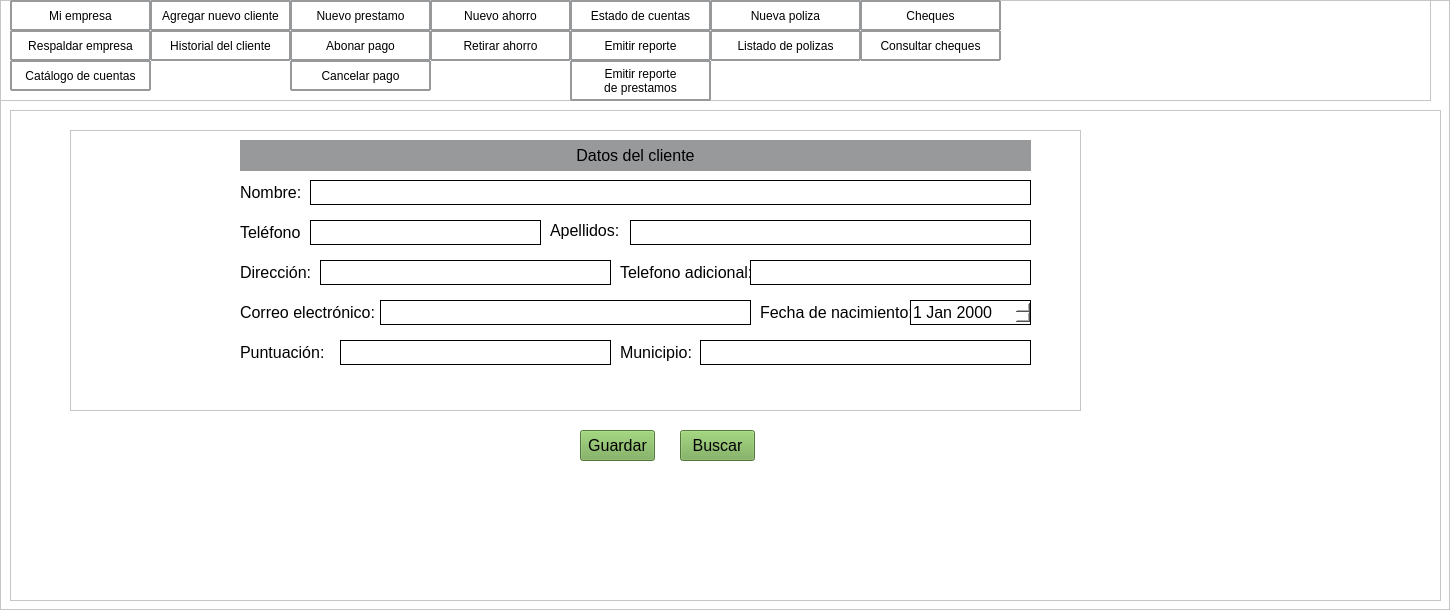
             <widget class="QFrame" name="contenido">
              <property name="styleSheet">
               <string notr="true">background-color: rgb(255, 255, 255);</string>
              </property>
              <property name="frameShape">
               <enum>QFrame::StyledPanel</enum>
              </property>
              <property name="frameShadow">
               <enum>QFrame::Raised</enum>
              </property>
              <widget class="QLabel" name="label_18">
               <property name="geometry">
                <rect>
                 <x>1000</x>
                 <y>10</y>
                 <width>251</width>
                 <height>51</height>
                </rect>
               </property>
               <property name="text">
                <string/>
               </property>
              </widget>
              <widget class="QFrame" name="frame">
               <property name="geometry">
                <rect>
                 <x>0</x>
                 <y>0</y>
                 <width>1431</width>
                 <height>101</height>
                </rect>
               </property>
               <property name="frameShape">
                <enum>QFrame::StyledPanel</enum>
               </property>
               <property name="frameShadow">
                <enum>QFrame::Raised</enum>
               </property>
               <widget class="QLabel" name="IngresaTitulo">
                <property name="geometry">
                 <rect>
                  <x>240</x>
                  <y>20</y>
                  <width>841</width>
                  <height>61</height>
                 </rect>
                </property>
                <property name="minimumSize">
                 <size>
                  <width>750</width>
                  <height>0</height>
                 </size>
                </property>
                <property name="maximumSize">
                 <size>
                  <width>1600</width>
                  <height>16777215</height>
                 </size>
                </property>
                <property name="font">
                 <font>
                  <pointsize>16</pointsize>
                 </font>
                </property>
                <property name="styleSheet">
                 <string notr="true"/>
                </property>
                <property name="text">
                 <string>&lt;html&gt;&lt;head/&gt;&lt;body&gt;&lt;p align=&quot;center&quot;&gt;Agregar cliente&lt;/p&gt;&lt;/body&gt;&lt;/html&gt;</string>
                </property>
               </widget>
               <widget class="QLabel" name="label_10">
                <property name="geometry">
                 <rect>
                  <x>1200</x>
                  <y>10</y>
                  <width>80</width>
                  <height>80</height>
                 </rect>
                </property>
                <property name="minimumSize">
                 <size>
                  <width>80</width>
                  <height>80</height>
                 </size>
                </property>
                <property name="text">
                 <string/>
                </property>
                <property name="pixmap">
                 <pixmap resource="../imagenes/res.qrc">:/imagen/logobueno_preview_rev_1.png</pixmap>
                </property>
               </widget>
               <widget class="QPushButton" name="Catalogo">
                <property name="geometry">
                 <rect>
                  <x>10</x>
                  <y>60</y>
                  <width>141</width>
                  <height>31</height>
                 </rect>
                </property>
                <property name="styleSheet">
                 <string notr="true">border-style: solid;
border-width: 2px;
border-color: rgb(151, 153, 155);
border-radius: 1px;
</string>
                </property>
                <property name="text">
                 <string>Catálogo de cuentas</string>
                </property>
               </widget>
               <widget class="QPushButton" name="Respaldo">
                <property name="geometry">
                 <rect>
                  <x>10</x>
                  <y>30</y>
                  <width>141</width>
                  <height>31</height>
                 </rect>
                </property>
                <property name="styleSheet">
                 <string notr="true">border-style: solid;
border-width: 2px;
border-color: rgb(151, 153, 155);
border-radius: 1px;
</string>
                </property>
                <property name="text">
                 <string>Respaldar empresa</string>
                </property>
               </widget>
               <widget class="QPushButton" name="Mi_Empresa">
                <property name="geometry">
                 <rect>
                  <x>10</x>
                  <y>0</y>
                  <width>141</width>
                  <height>31</height>
                 </rect>
                </property>
                <property name="styleSheet">
                 <string notr="true">border-style: solid;
border-width: 2px;
border-color: rgb(151, 153, 155);
border-radius: 1px;
</string>
                </property>
                <property name="text">
                 <string>Mi empresa</string>
                </property>
               </widget>
               <widget class="QPushButton" name="Ahorro">
                <property name="geometry">
                 <rect>
                  <x>430</x>
                  <y>0</y>
                  <width>141</width>
                  <height>31</height>
                 </rect>
                </property>
                <property name="styleSheet">
                 <string notr="true">border-style: solid;
border-width: 2px;
border-color: rgb(151, 153, 155);
border-radius: 1px;
</string>
                </property>
                <property name="text">
                 <string>Nuevo ahorro</string>
                </property>
               </widget>
               <widget class="QPushButton" name="abonar">
                <property name="geometry">
                 <rect>
                  <x>290</x>
                  <y>30</y>
                  <width>141</width>
                  <height>31</height>
                 </rect>
                </property>
                <property name="styleSheet">
                 <string notr="true">border-style: solid;
border-width: 2px;
border-color: rgb(151, 153, 155);
border-radius: 1px;
</string>
                </property>
                <property name="text">
                 <string>Abonar pago</string>
                </property>
               </widget>
               <widget class="QPushButton" name="Reportes">
                <property name="geometry">
                 <rect>
                  <x>570</x>
                  <y>30</y>
                  <width>141</width>
                  <height>31</height>
                 </rect>
                </property>
                <property name="styleSheet">
                 <string notr="true">border-style: solid;
border-width: 2px;
border-color: rgb(151, 153, 155);
border-radius: 1px;
</string>
                </property>
                <property name="text">
                 <string>Emitir reporte</string>
                </property>
               </widget>
               <widget class="QPushButton" name="Polizas">
                <property name="geometry">
                 <rect>
                  <x>710</x>
                  <y>0</y>
                  <width>151</width>
                  <height>31</height>
                 </rect>
                </property>
                <property name="styleSheet">
                 <string notr="true">border-style: solid;
border-width: 2px;
border-color: rgb(151, 153, 155);
border-radius: 1px;
</string>
                </property>
                <property name="text">
                 <string>Nueva poliza</string>
                </property>
               </widget>
               <widget class="QPushButton" name="Historial">
                <property name="geometry">
                 <rect>
                  <x>150</x>
                  <y>30</y>
                  <width>141</width>
                  <height>31</height>
                 </rect>
                </property>
                <property name="styleSheet">
                 <string notr="true">border-style: solid;
border-width: 2px;
border-color: rgb(151, 153, 155);
border-radius: 1px;
</string>
                </property>
                <property name="text">
                 <string>Historial del cliente</string>
                </property>
               </widget>
               <widget class="QPushButton" name="Estado">
                <property name="geometry">
                 <rect>
                  <x>570</x>
                  <y>0</y>
                  <width>141</width>
                  <height>31</height>
                 </rect>
                </property>
                <property name="styleSheet">
                 <string notr="true">border-style: solid;
border-width: 2px;
border-color: rgb(151, 153, 155);
border-radius: 1px;
</string>
                </property>
                <property name="text">
                 <string>Estado de cuentas</string>
                </property>
               </widget>
               <widget class="QPushButton" name="cancelar">
                <property name="geometry">
                 <rect>
                  <x>290</x>
                  <y>60</y>
                  <width>141</width>
                  <height>31</height>
                 </rect>
                </property>
                <property name="styleSheet">
                 <string notr="true">border-style: solid;
border-width: 2px;
border-color: rgb(151, 153, 155);
border-radius: 1px;
</string>
                </property>
                <property name="text">
                 <string>Cancelar pago</string>
                </property>
               </widget>
               <widget class="QPushButton" name="Cliente">
                <property name="geometry">
                 <rect>
                  <x>150</x>
                  <y>0</y>
                  <width>141</width>
                  <height>31</height>
                 </rect>
                </property>
                <property name="styleSheet">
                 <string notr="true">border-style: solid;
border-width: 2px;
border-color: rgb(151, 153, 155);
border-radius: 1px;
</string>
                </property>
                <property name="text">
                 <string>Agregar nuevo cliente</string>
                </property>
               </widget>
               <widget class="QPushButton" name="Retirar">
                <property name="geometry">
                 <rect>
                  <x>430</x>
                  <y>30</y>
                  <width>141</width>
                  <height>31</height>
                 </rect>
                </property>
                <property name="styleSheet">
                 <string notr="true">border-style: solid;
border-width: 2px;
border-color: rgb(151, 153, 155);
border-radius: 1px;
</string>
                </property>
                <property name="text">
                 <string>Retirar ahorro</string>
                </property>
               </widget>
               <widget class="QPushButton" name="Cheques">
                <property name="geometry">
                 <rect>
                  <x>860</x>
                  <y>0</y>
                  <width>141</width>
                  <height>31</height>
                 </rect>
                </property>
                <property name="styleSheet">
                 <string notr="true">border-style: solid;
border-width: 2px;
border-color: rgb(151, 153, 155);
border-radius: 1px;
</string>
                </property>
                <property name="text">
                 <string>Cheques</string>
                </property>
               </widget>
               <widget class="QPushButton" name="Consulta_cheque">
                <property name="geometry">
                 <rect>
                  <x>860</x>
                  <y>30</y>
                  <width>141</width>
                  <height>31</height>
                 </rect>
                </property>
                <property name="styleSheet">
                 <string notr="true">border-style: solid;
border-width: 2px;
border-color: rgb(151, 153, 155);
border-radius: 1px;
</string>
                </property>
                <property name="text">
                 <string>Consultar cheques</string>
                </property>
               </widget>
               <widget class="QPushButton" name="Listado">
                <property name="geometry">
                 <rect>
                  <x>710</x>
                  <y>30</y>
                  <width>151</width>
                  <height>31</height>
                 </rect>
                </property>
                <property name="styleSheet">
                 <string notr="true">border-style: solid;
border-width: 2px;
border-color: rgb(151, 153, 155);
border-radius: 1px;
</string>
                </property>
                <property name="text">
                 <string>Listado de polizas</string>
                </property>
               </widget>
               <widget class="QPushButton" name="prestamo">
                <property name="geometry">
                 <rect>
                  <x>290</x>
                  <y>0</y>
                  <width>141</width>
                  <height>31</height>
                 </rect>
                </property>
                <property name="styleSheet">
                 <string notr="true">border-style: solid;
border-width: 2px;
border-color: rgb(151, 153, 155);
border-radius: 1px;
</string>
                </property>
                <property name="text">
                 <string>Nuevo prestamo</string>
                </property>
               </widget>
               <widget class="QPushButton" name="Reportes_2">
                <property name="geometry">
                 <rect>
                  <x>570</x>
                  <y>60</y>
                  <width>141</width>
                  <height>41</height>
                 </rect>
                </property>
                <property name="styleSheet">
                 <string notr="true">border-style: solid;
border-width: 2px;
border-color: rgb(151, 153, 155);
border-radius: 1px;
</string>
                </property>
                <property name="text">
                 <string>Emitir reporte 
de prestamos</string>
                </property>
               </widget>
              </widget>
              <widget class="QFrame" name="Desarrollo">
               <property name="geometry">
                <rect>
                 <x>10</x>
                 <y>110</y>
                 <width>1431</width>
                 <height>491</height>
                </rect>
               </property>
               <property name="minimumSize">
                <size>
                 <width>1350</width>
                 <height>0</height>
                </size>
               </property>
               <property name="frameShape">
                <enum>QFrame::StyledPanel</enum>
               </property>
               <property name="frameShadow">
                <enum>QFrame::Raised</enum>
               </property>
               <widget class="QFrame" name="frame_3">
                <property name="geometry">
                 <rect>
                  <x>60</x>
                  <y>20</y>
                  <width>1011</width>
                  <height>281</height>
                 </rect>
                </property>
                <property name="maximumSize">
                 <size>
                  <width>3000</width>
                  <height>3000</height>
                 </size>
                </property>
                <property name="frameShape">
                 <enum>QFrame::StyledPanel</enum>
                </property>
                <property name="frameShadow">
                 <enum>QFrame::Raised</enum>
                </property>
                <widget class="QLabel" name="label_19">
                 <property name="geometry">
                  <rect>
                   <x>170</x>
                   <y>10</y>
                   <width>791</width>
                   <height>31</height>
                  </rect>
                 </property>
                 <property name="styleSheet">
                  <string notr="true">background-color: rgb(151, 153, 155);</string>
                 </property>
                 <property name="text">
                  <string>&lt;html&gt;&lt;head/&gt;&lt;body&gt;&lt;p align=&quot;center&quot;&gt;&lt;span style=&quot; font-size:12pt;&quot;&gt;   Datos del cliente&lt;/span&gt;&lt;/p&gt;&lt;/body&gt;&lt;/html&gt;</string>
                 </property>
                </widget>
                <widget class="QLabel" name="label_29">
                 <property name="geometry">
                  <rect>
                   <x>170</x>
                   <y>50</y>
                   <width>71</width>
                   <height>25</height>
                  </rect>
                 </property>
                 <property name="maximumSize">
                  <size>
                   <width>200</width>
                   <height>25</height>
                  </size>
                 </property>
                 <property name="font">
                  <font>
                   <pointsize>12</pointsize>
                  </font>
                 </property>
                 <property name="text">
                  <string>Nombre:</string>
                 </property>
                </widget>
                <widget class="QLineEdit" name="nombre">
                 <property name="geometry">
                  <rect>
                   <x>240</x>
                   <y>50</y>
                   <width>721</width>
                   <height>25</height>
                  </rect>
                 </property>
                 <property name="maximumSize">
                  <size>
                   <width>16777215</width>
                   <height>25</height>
                  </size>
                 </property>
                 <property name="font">
                  <font>
                   <pointsize>12</pointsize>
                  </font>
                 </property>
                 <property name="styleSheet">
                  <string notr="true">QLineEdit#nombre{border: 1px solid rgb(0, 0, 0);}</string>
                 </property>
                 <property name="text">
                  <string/>
                 </property>
                </widget>
                <widget class="QLabel" name="label_21">
                 <property name="geometry">
                  <rect>
                   <x>170</x>
                   <y>90</y>
                   <width>60</width>
                   <height>25</height>
                  </rect>
                 </property>
                 <property name="maximumSize">
                  <size>
                   <width>60</width>
                   <height>25</height>
                  </size>
                 </property>
                 <property name="font">
                  <font>
                   <pointsize>12</pointsize>
                  </font>
                 </property>
                 <property name="text">
                  <string>Teléfono:</string>
                 </property>
                </widget>
                <widget class="QLineEdit" name="telefono">
                 <property name="geometry">
                  <rect>
                   <x>240</x>
                   <y>90</y>
                   <width>231</width>
                   <height>25</height>
                  </rect>
                 </property>
                 <property name="maximumSize">
                  <size>
                   <width>16777215</width>
                   <height>25</height>
                  </size>
                 </property>
                 <property name="font">
                  <font>
                   <pointsize>12</pointsize>
                  </font>
                 </property>
                 <property name="styleSheet">
                  <string notr="true">QLineEdit#telefono{border: 1px solid rgb(0, 0, 0);}</string>
                 </property>
                 <property name="text">
                  <string/>
                 </property>
                </widget>
                <widget class="QLabel" name="label_22">
                 <property name="geometry">
                  <rect>
                   <x>480</x>
                   <y>90</y>
                   <width>71</width>
                   <height>21</height>
                  </rect>
                 </property>
                 <property name="maximumSize">
                  <size>
                   <width>200</width>
                   <height>25</height>
                  </size>
                 </property>
                 <property name="font">
                  <font>
                   <pointsize>12</pointsize>
                  </font>
                 </property>
                 <property name="text">
                  <string>Apellidos:</string>
                 </property>
                </widget>
                <widget class="QLineEdit" name="apellidos">
                 <property name="geometry">
                  <rect>
                   <x>560</x>
                   <y>90</y>
                   <width>401</width>
                   <height>25</height>
                  </rect>
                 </property>
                 <property name="maximumSize">
                  <size>
                   <width>16777215</width>
                   <height>25</height>
                  </size>
                 </property>
                 <property name="font">
                  <font>
                   <pointsize>12</pointsize>
                  </font>
                 </property>
                 <property name="styleSheet">
                  <string notr="true">QLineEdit#apellidos{border: 1px solid rgb(0, 0, 0);}</string>
                 </property>
                 <property name="text">
                  <string/>
                 </property>
                </widget>
                <widget class="QLabel" name="label_28">
                 <property name="geometry">
                  <rect>
                   <x>170</x>
                   <y>130</y>
                   <width>71</width>
                   <height>25</height>
                  </rect>
                 </property>
                 <property name="maximumSize">
                  <size>
                   <width>100</width>
                   <height>25</height>
                  </size>
                 </property>
                 <property name="font">
                  <font>
                   <pointsize>12</pointsize>
                  </font>
                 </property>
                 <property name="text">
                  <string>Dirección:</string>
                 </property>
                </widget>
                <widget class="QLineEdit" name="direccion">
                 <property name="geometry">
                  <rect>
                   <x>250</x>
                   <y>130</y>
                   <width>291</width>
                   <height>25</height>
                  </rect>
                 </property>
                 <property name="maximumSize">
                  <size>
                   <width>16777215</width>
                   <height>25</height>
                  </size>
                 </property>
                 <property name="font">
                  <font>
                   <pointsize>12</pointsize>
                  </font>
                 </property>
                 <property name="styleSheet">
                  <string notr="true">QLineEdit#direccion{border: 1px solid rgb(0, 0, 0);}</string>
                 </property>
                 <property name="text">
                  <string/>
                 </property>
                </widget>
                <widget class="QLabel" name="label_31">
                 <property name="geometry">
                  <rect>
                   <x>550</x>
                   <y>130</y>
                   <width>131</width>
                   <height>25</height>
                  </rect>
                 </property>
                 <property name="maximumSize">
                  <size>
                   <width>200</width>
                   <height>25</height>
                  </size>
                 </property>
                 <property name="font">
                  <font>
                   <pointsize>12</pointsize>
                  </font>
                 </property>
                 <property name="text">
                  <string>Telefono adicional:</string>
                 </property>
                </widget>
                <widget class="QLineEdit" name="telefono_adicional">
                 <property name="geometry">
                  <rect>
                   <x>680</x>
                   <y>130</y>
                   <width>281</width>
                   <height>25</height>
                  </rect>
                 </property>
                 <property name="maximumSize">
                  <size>
                   <width>16777215</width>
                   <height>25</height>
                  </size>
                 </property>
                 <property name="font">
                  <font>
                   <pointsize>12</pointsize>
                  </font>
                 </property>
                 <property name="styleSheet">
                  <string notr="true">QLineEdit#telefono_adicional{border: 1px solid rgb(0, 0, 0);}</string>
                 </property>
                 <property name="text">
                  <string/>
                 </property>
                </widget>
                <widget class="QLabel" name="label_34">
                 <property name="geometry">
                  <rect>
                   <x>170</x>
                   <y>170</y>
                   <width>141</width>
                   <height>25</height>
                  </rect>
                 </property>
                 <property name="maximumSize">
                  <size>
                   <width>200</width>
                   <height>25</height>
                  </size>
                 </property>
                 <property name="font">
                  <font>
                   <pointsize>12</pointsize>
                  </font>
                 </property>
                 <property name="text">
                  <string>Correo electrónico:</string>
                 </property>
                </widget>
                <widget class="QLineEdit" name="correo_elec">
                 <property name="geometry">
                  <rect>
                   <x>310</x>
                   <y>170</y>
                   <width>371</width>
                   <height>25</height>
                  </rect>
                 </property>
                 <property name="maximumSize">
                  <size>
                   <width>16777215</width>
                   <height>25</height>
                  </size>
                 </property>
                 <property name="font">
                  <font>
                   <pointsize>12</pointsize>
                  </font>
                 </property>
                 <property name="styleSheet">
                  <string notr="true">QLineEdit#correo_elec{border: 1px solid rgb(0, 0, 0);}</string>
                 </property>
                 <property name="text">
                  <string/>
                 </property>
                </widget>
                <widget class="QLabel" name="label_36">
                 <property name="geometry">
                  <rect>
                   <x>690</x>
                   <y>170</y>
                   <width>151</width>
                   <height>25</height>
                  </rect>
                 </property>
                 <property name="maximumSize">
                  <size>
                   <width>200</width>
                   <height>25</height>
                  </size>
                 </property>
                 <property name="font">
                  <font>
                   <pointsize>12</pointsize>
                  </font>
                 </property>
                 <property name="text">
                  <string>Fecha de nacimiento:</string>
                 </property>
                </widget>
                <widget class="QDateEdit" name="fecha_de_nacimiento">
                 <property name="geometry">
                  <rect>
                   <x>840</x>
                   <y>170</y>
                   <width>121</width>
                   <height>25</height>
                  </rect>
                 </property>
                 <property name="maximumSize">
                  <size>
                   <width>16777215</width>
                   <height>25</height>
                  </size>
                 </property>
                 <property name="font">
                  <font>
                   <pointsize>12</pointsize>
                  </font>
                 </property>
                 <property name="styleSheet">
                  <string notr="true">QDateEdit#fecha_de_nacimiento{border: 1px solid rgb(0, 0, 0);}</string>
                 </property>
                </widget>
                <widget class="QLabel" name="label_37">
                 <property name="geometry">
                  <rect>
                   <x>550</x>
                   <y>210</y>
                   <width>81</width>
                   <height>25</height>
                  </rect>
                 </property>
                 <property name="maximumSize">
                  <size>
                   <width>120</width>
                   <height>25</height>
                  </size>
                 </property>
                 <property name="font">
                  <font>
                   <pointsize>12</pointsize>
                  </font>
                 </property>
                 <property name="text">
                  <string>Municipio:</string>
                 </property>
                </widget>
                <widget class="QLineEdit" name="puntuacion">
                 <property name="geometry">
                  <rect>
                   <x>270</x>
                   <y>210</y>
                   <width>271</width>
                   <height>25</height>
                  </rect>
                 </property>
                 <property name="maximumSize">
                  <size>
                   <width>16777215</width>
                   <height>25</height>
                  </size>
                 </property>
                 <property name="font">
                  <font>
                   <pointsize>12</pointsize>
                  </font>
                 </property>
                 <property name="styleSheet">
                  <string notr="true">QLineEdit#puntuacion{border: 1px solid rgb(0, 0, 0);}</string>
                 </property>
                 <property name="text">
                  <string/>
                 </property>
                </widget>
                <widget class="QLabel" name="label_35">
                 <property name="geometry">
                  <rect>
                   <x>170</x>
                   <y>210</y>
                   <width>91</width>
                   <height>25</height>
                  </rect>
                 </property>
                 <property name="maximumSize">
                  <size>
                   <width>120</width>
                   <height>25</height>
                  </size>
                 </property>
                 <property name="font">
                  <font>
                   <pointsize>12</pointsize>
                  </font>
                 </property>
                 <property name="text">
                  <string>Puntuación:</string>
                 </property>
                </widget>
                <widget class="QLineEdit" name="municipio">
                 <property name="geometry">
                  <rect>
                   <x>630</x>
                   <y>210</y>
                   <width>331</width>
                   <height>25</height>
                  </rect>
                 </property>
                 <property name="maximumSize">
                  <size>
                   <width>16777215</width>
                   <height>25</height>
                  </size>
                 </property>
                 <property name="font">
                  <font>
                   <pointsize>12</pointsize>
                  </font>
                 </property>
                 <property name="styleSheet">
                  <string notr="true">QLineEdit#municipio{border: 1px solid rgb(0, 0, 0);}</string>
                 </property>
                 <property name="text">
                  <string/>
                 </property>
                </widget>
                <widget class="QLabel" name="mensaje">
                 <property name="geometry">
                  <rect>
                   <x>170</x>
                   <y>240</y>
                   <width>391</width>
                   <height>21</height>
                  </rect>
                 </property>
                 <property name="font">
                  <font>
                   <family>Segoe UI</family>
                   <pointsize>12</pointsize>
                   <italic>false</italic>
                   <bold>false</bold>
                  </font>
                 </property>
                 <property name="styleSheet">
                  <string notr="true">color: rgb(249, 66, 58);
font: 12pt &quot;Segoe UI&quot;;</string>
                 </property>
                 <property name="text">
                  <string/>
                 </property>
                </widget>
               </widget>
               <widget class="QPushButton" name="boton_buscar">
                <property name="geometry">
                 <rect>
                  <x>670</x>
                  <y>320</y>
                  <width>75</width>
                  <height>31</height>
                 </rect>
                </property>
                <property name="font">
                 <font>
                  <pointsize>12</pointsize>
                 </font>
                </property>
                <property name="styleSheet">
                 <string notr="true">background-color: rgb(116, 170, 80);</string>
                </property>
                <property name="text">
                 <string>Buscar</string>
                </property>
               </widget>
               <widget class="QPushButton" name="boton_guardar">
                <property name="geometry">
                 <rect>
                  <x>570</x>
                  <y>320</y>
                  <width>75</width>
                  <height>31</height>
                 </rect>
                </property>
                <property name="font">
                 <font>
                  <pointsize>12</pointsize>
                 </font>
                </property>
                <property name="styleSheet">
                 <string notr="true">background-color: rgb(116, 170, 80);</string>
                </property>
                <property name="text">
                 <string>Guardar</string>
                </property>
               </widget>
              </widget>
             </widget>
